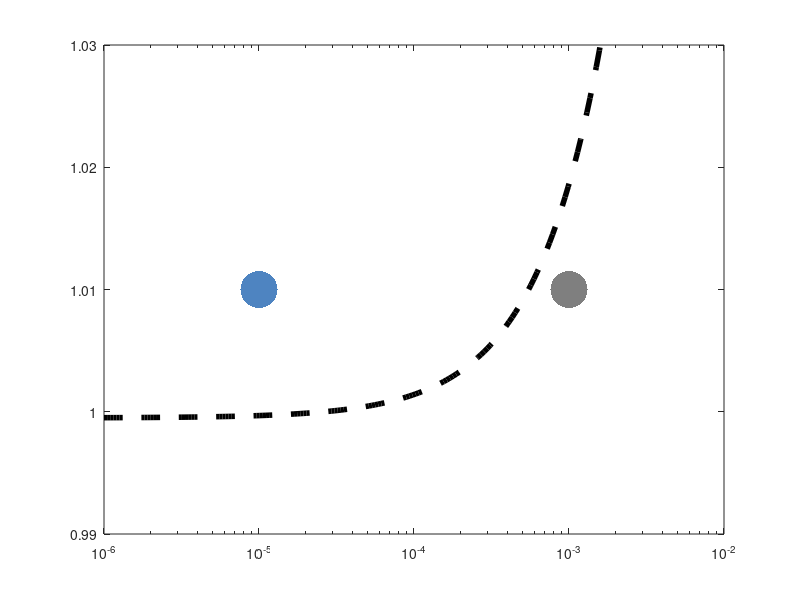

Recreate this plot in MATLAB. (Note: this script raises an error after producing the figure.)
% void = main_get_ss_LVmodel_022823(void)
% steady-state analysis of single LV-model

%%
clear all; close all; clc;

%% save figure?
save_ans_Fig = 1;
% 0: don't save
% 1: save

figure_name= 'LV_defense_r_gamma_R0equalsone';

my_rgb_colors = [78 132 193; 209 109 106; 236 180 118; 127 127 127]/255;
default_rgb_colors = [0, 0, 0; 0.6350, 0.0780, 0.1840; 0.3010, 0.7450, 0.9330; 0.4660, 0.6740, 0.1880];

%% system parameters (units of hours, micrograms and mL).
r_fixed = 0.9995;
gam_fixed = 1e-6;

r_pt = 1;
gam_pt = 0;

% r_pt_line = 1.0005;
% gam_pt_line = 1e-4

%% initial conditions
VB0 = 10^0;
LB0 = 10^0;

%% system parameters (units of hours, micrograms and mL).
% Assumes the system is a 500 mL flask running for ~ 24hr;
% conversion_efficiency = 5e-7; %ug/cell
% d_R = 0; % per hour
% mu_max = 1.2; % growth rate (per hour)
r_A = 1; % growth rate (per hour)
gam_A = 1e-4; % lysis rate (per hour)

r_B = r_pt; % growth rate (per hour)
gam_B = gam_pt; % lysis rate (per hour)

K = 2e8;
% R_in = 5; %ug/mL
% d_S = .2; % death rate susceptibles (per hour)
% d_E = .2; % death rate exposed (per hour)
d = 0.2; % death rate lysogens (per hour)
% d_I = .2; % death rate infected (per hour)
% lam = 2; % commitment rate (per hour)
bet = 5; % burst size
phi = 3.4e-10; %3.4e-10; % adsorption rate (mL/hr)
m = 1/24; % virus washout (per hour)
% alpha_s = 0; % selection coefficient: alpha_s>1 corresponds to advantage of lysogen over susceptible
% J = 0; %ug/mL-h

% rng(1);

%simulation parameters:
dt = 1; % hours
t_end = 240; % hours
t_span = transpose(0:dt:t_end); % time
% NRuns = 100;
% p = linspace(0,1,6); %dilution factor

% R0 = [10 logspace(2,8,6)]; %initial resource amount in ug/mL ( 500 mL flask)

% flask_volume = 500; %volume in mL


% set up parameter structure
% parameters
% params.conversion_efficiency = conversion_efficiency;
% params.d_R = d_R;
params.r_A = r_A;
params.gam_A = gam_A;
params.r_B = r_B;
params.gam_B = gam_B;
params.K = K;
% params.R_in = R_in;
% params.d_S = d_S;
% params.d_E = d_E;
params.d = d;
% params.d_I = d_I;
% params.lambda = lam;
params.bet = bet;
params.phi = phi;
params.m = m;
% params.alpha_s = alpha_s;
% params.J = J;
params.dt = dt;
params.t_span = t_span;
params.t_end = t_end;
% params.flask_volume = flask_volume; %%flask volume in mL
% params.L0 = L0;
% params.V0 = V0;



%% range over r and gamma
updown_amt = 0.1;
r_vals_range = linspace(r_pt-updown_amt,r_pt+updown_amt,100);
gam_vals_range = 10.^linspace(-6,-2,200);

% r_fixed_vector = r_fixed*ones(size(gam_vals_range));
r_corresponding_tradeoff = zeros(size(gam_vals_range));
% r_corresponding_tradeoff_pt = zeros(size(gam_vals_range));

% fixed equilibrium: from which to invade
lysogen_equilibrium_fixed = (K*(r_fixed-gam_fixed-d)/r_fixed);
% lysogen_equilibrium_fixed_pt = (K*(r_pt-gam_pt-d)/r_pt);
% lysogen_equilibrium_fixed_pt_drawline = (K*(r_pt_line-gam_pt_line-d)/r_pt_line);

% lysogen_equilibrium_fixed_nophage = (K*(r_fixed-d)/r_fixed);
phage_equilibrium_fixed = bet*gam_fixed*lysogen_equilibrium_fixed/(phi*lysogen_equilibrium_fixed+m);

% for count_r = 1:length(r_vals_range)
%
%     this_r = r_vals_range(count_r);

for count_gam = 1:length(gam_vals_range)
    
    this_gam = gam_vals_range(count_gam);
    
    this_phage_equilibrium = bet*this_gam*lysogen_equilibrium_fixed/(phi*lysogen_equilibrium_fixed+m);
    
    r_corresponding_lysogenicR0equalsone(1,count_gam) =  (d+phi*this_phage_equilibrium+this_gam)/(1-lysogen_equilibrium_fixed/K);
    
    
end




%% plot R0 wrt r vs. gamma
f1 = figure(1); set(f1, 'Position', [100 800 600 450]);
semilogx(gam_vals_range,r_corresponding_lysogenicR0equalsone,'k--','linewidth',4); hold on;
semilogx(10^-3,1.01,'.','Color',my_rgb_colors(4,:),'MarkerSize',80); hold on;
semilogx(10^-5,1.01,'.','Color',my_rgb_colors(1,:),'MarkerSize',80); hold on;


xlim([1e-6 1e-2]);
ylim([r_pt-0.01 r_pt+.03]);
yticks([0.99 1 1.01 1.02 1.03]);
% % axis([x_values(1) x_values(end) 0 2*10^5]);
% xlabel('(Resident) Lysogen Induction Rate, $\gamma_A$ (hr$^{-1}$)','interpreter','latex');
% ylabel('(Invading) Lysogen Growth Rate, $r_B$ (hr$^{-1}$)','interpreter','latex');
% title('Lysogenic Reproduction Number');
f2=gca;
% f2.CLim = [1 max(max(lysogen_reproduction_number_lysogenic))];
% f2.XScale = 'log';
% f1.YScale = 'log';
f2.LineWidth = 1.5;
f2.FontSize = 28;
f2.FontWeight = 'bold';
f2.FontName = 'Times New Roman';
% f2.ColorScale = 'linear';
% f2.ColorScale = 'linear';


if save_ans_Fig
    
    folder_location = './figures/';
    saveas(f1,strcat(folder_location,figure_name),'epsc');
    
    fprintf('Figure saved:\n'); 
    fprintf(strcat(figure_name,'\n\n'));
    
    fprintf('Location:\n'); 
    fprintf(strcat(folder_location,'\n\n'));
    
    else
    
    fprintf('Figure not saved.\n');
    
end

